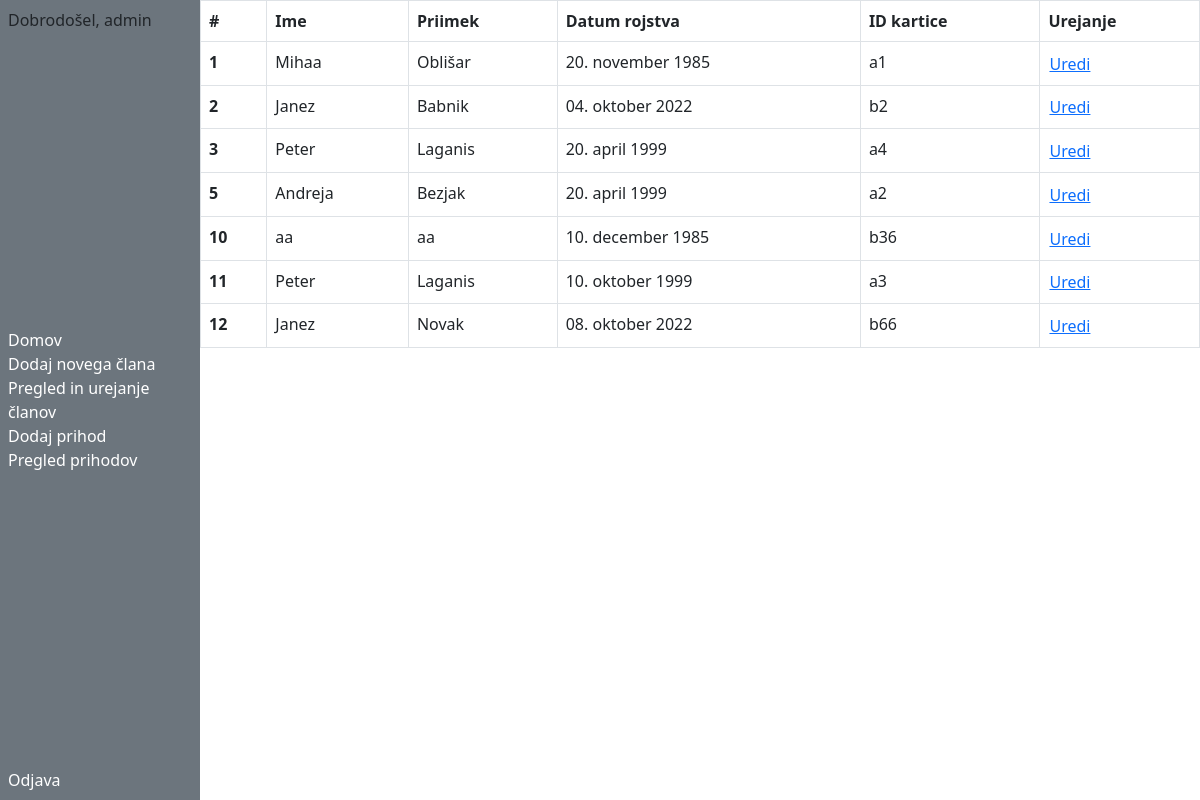
Before: /worker (signed in) with the older database file.
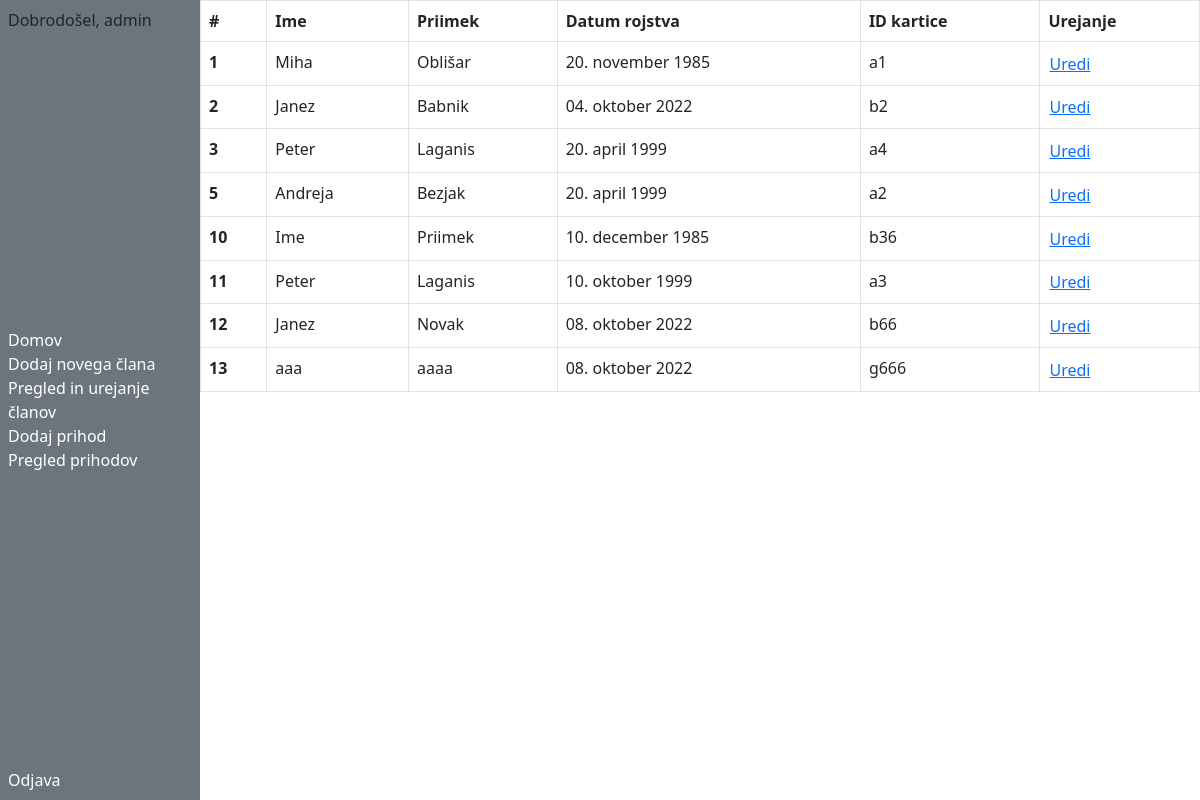
After: the same page with the newer database file.
### workevidence/models.py (models this page shows, shortened)
class Worker(models.Model):
    first_name = models.CharField(max_length=20)
    last_name = models.CharField(max_length=20)
    date_of_birth = models.DateField(blank=True, null=True)
    card_id = models.CharField(max_length=20,blank=True,null=True,unique=True)
    created_date = models.DateTimeField(default=timezone.now)

### workevidence/views.py (the view)
# urls.py: path('worker', views.workers, name='workers'),
def workers(request):
    context = Worker.objects.all()
    return render(request, 'worker.html', {'workers':context})

### workevidence/templates/worker.html
{% extends "base.html"%} {% block content %}
<div>
  <table class="table table-bordered">
    <thead>
      <tr>
        <th scope="col">#</th>
        <th scope="col">Ime</th>
        <th scope="col">Priimek</th>
        <th scope="col">Datum rojstva</th>
        <th scope="col">ID kartice</th>
        <th scope="col">Urejanje</th>
      </tr>
    </thead>
    <tbody>
      {% for worker in workers %}
      <tr>
        <th scope="row">{{worker.id}}</th>
        <td>{{worker.first_name}}</td>
        <td>{{worker.last_name}}</td>
        <td>{{worker.date_of_birth}}</td>
        <td>{{worker.card_id}}</td>
        <td>
          <a
            href="{% url 'worker_update' worker.id%}"
            class="btn btn-link m-0 p-0"
            >Uredi</a
          >
        </td>
      </tr>
      {% endfor %}
    </tbody>
  </table>
</div>
{%endblock%}

Changed rows visible on the page:
changed Worker "Oblišar": first_name "Mihaa" → "Miha"
changed Worker id 10: first_name "aa" → "Ime"; last_name "aa" → "Priimek"
added Worker: id "13", first_name "aaa", last_name "aaaa", date_of_birth "08. oktober 2022", card_id "g666"
